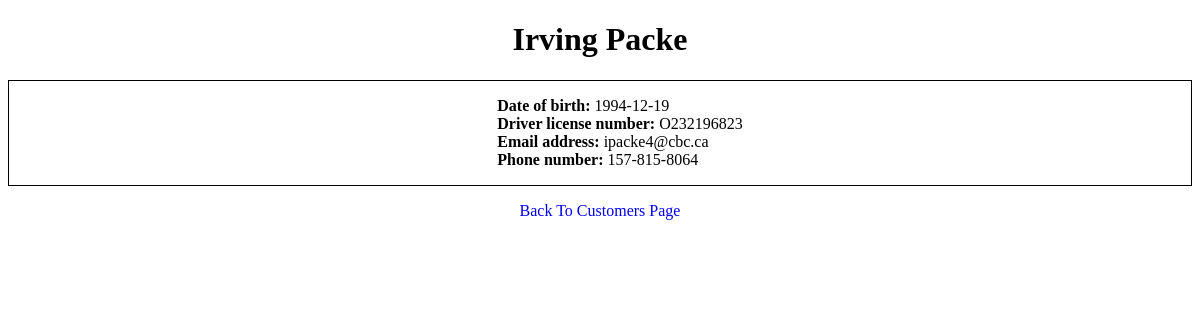
/customer.php?id=4, run on the app's committed database.
### tables this page shows
CREATE TABLE IF NOT EXISTS `customer` (
  `id` INT NOT NULL,
  `first_name` VARCHAR(45) NOT NULL,
  `last_name` VARCHAR(45) NOT NULL,
  `dob` DATE NOT NULL,
  `driver_license_number` VARCHAR(12) NOT NULL,
  `email` VARCHAR(255) NOT NULL,
  `phone` VARCHAR(12) NULL,
  PRIMARY KEY (`id`),
  UNIQUE INDEX `driver_license_number_UNIQUE` (`driver_license_number` ASC),
  UNIQUE INDEX `email_UNIQUE` (`email` ASC));

### customer.php (the view, shortened to what this page needs)
<?php
include('includes/config.php');
$id = $_GET['id'];
$sql = "SELECT * FROM customer WHERE id='$id'";
$result = mysqli_query($conn, $sql);
$customer = mysqli_fetch_all($result, MYSQLI_ASSOC);
?>
<!DOCTYPE html>
<html lang="en">
<head>
  <link rel="stylesheet" href="assets/css/style.css">
</head>
<body>
	<div id="wrapper-1">
    <h1>
      <?php echo $customer[0]['first_name']; ?>
      <?php echo $customer[0]['last_name']; ?>
    </h1>
    <div class="customer-info">
      <ul class="info2">
        <li><strong>Date of birth:</strong> <?php echo $customer[0]['dob']; ?></li>
        <li><strong>Driver license number:</strong> <?php echo $customer[0]['driver_license_number']; ?></li>
        <li><strong>Email address:</strong> <?php echo $customer[0]['email']; ?></li>
        <li><strong>Phone number:</strong> <?php echo $customer[0]['phone']; ?></li>
      </ul>
    </div>
    <a href="index.php"><p>Back To Customers Page<p></a>
  </div>
</body>
</html>

### assets/css/style.css (style rules this page uses)
h1 { text-align: center; }
p { text-align: center; }
a { text-decoration: none; }
.customer-info { display: grid; grid-template-columns: 1fr; border: 1px solid black; justify-items: center; }
ul { list-style-type: none; }

### data on the page
customer: first_name "Irving", last_name "Packe", dob "1994-12-19", driver_license_number "O232196823", email "ipacke4@cbc.ca", phone "157-815-8064"
